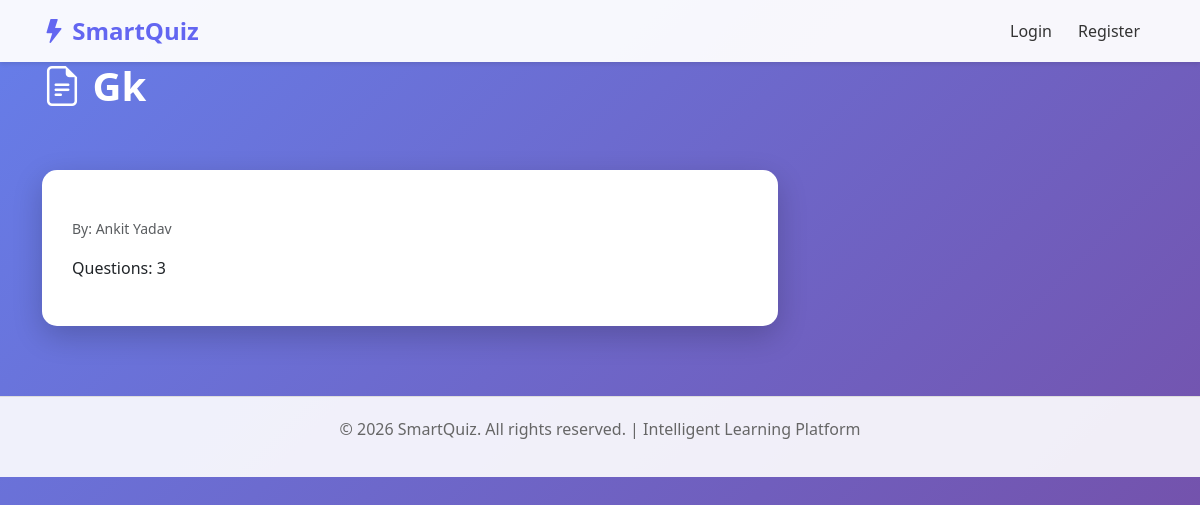
Page /quizzes/3/ on the committed database.
### quizzes/models.py (models this page shows, shortened)
class Quiz(models.Model):
    title = models.CharField(max_length=255)
    description = models.TextField(null=True, blank=True)
    created_by = models.ForeignKey(User, on_delete=models.CASCADE, limit_choices_to={'role': 'teacher'})
    subject = models.CharField(max_length=100, null=True, blank=True)
    duration_minutes = models.IntegerField(default=30)
    total_questions = models.IntegerField(default=0)
    is_published = models.BooleanField(default=False)
    created_at = models.DateTimeField(auto_now_add=True)
    updated_at = models.DateTimeField(auto_now=True)
    class Meta:
        ordering = ['-created_at']

### accounts/models.py (models this page shows, shortened)
class User(AbstractUser):
    USER_ROLES = (
        ('admin', 'Administrator'),
        ('teacher', 'Teacher'),
        ('student', 'Student'),
    )
    role = models.CharField(max_length=10, choices=USER_ROLES, default='student')
    profile_picture = models.ImageField(upload_to='profile_pictures/', null=True, blank=True)
    bio = models.TextField(null=True, blank=True)
    created_at = models.DateTimeField(auto_now_add=True)
    updated_at = models.DateTimeField(auto_now=True)
    class Meta:
        ordering = ['-created_at']

### quizzes/views.py (the view)
# urls.py: path('<int:pk>/', views.quiz_detail, name='detail'),
def quiz_detail(request, pk):
    quiz = get_object_or_404(Quiz, id=pk, is_published=True)
    questions = quiz.questions.all()
    context = {
        'quiz': quiz,
        'questions': questions,
    }
    return render(request, 'quizzes/detail.html', context)

### templates/quizzes/detail.html (shortened to what this page needs)
{% extends 'base.html' %}
{% block content %}
<h1 class="page-title"><i class="bi bi-file-earmark-text"></i> {{ quiz.title }}</h1>
<div class="row mt-4">
    <div class="col-md-8">
        <div class="container-main">
            <p><small class="text-muted">By: {{ quiz.created_by.first_name }} {{ quiz.created_by.last_name }}</small></p>
            <p>Questions: {{ questions.count }}</p>
        </div>
    </div>
</div>
{% endblock %}

### templates/base.html (style rules this page uses)
:root { --primary-color: #6366f1; --secondary-color: #8b5cf6; --success-color: #10b981; --danger-color: #ef4444; --warning-color: #f59e0b; }
body { background: linear-gradient(135deg, #667eea 0%, #764ba2 100%); min-height: 100vh; font-family: 'Segoe UI', Tahoma, Geneva, Verdana, sans-serif; }
.container-main { background: white; border-radius: 15px; padding: 30px; margin-top: 30px; margin-bottom: 30px; box-shadow: 0 10px 30px rgba(0,0,0,0.2); }
.page-title { color: white; font-weight: 700; margin-bottom: 30px; }

### rows in the picture
Quiz: title "Gk", created_by.first_name "Ankit", created_by.last_name "Yadav", count "3"
